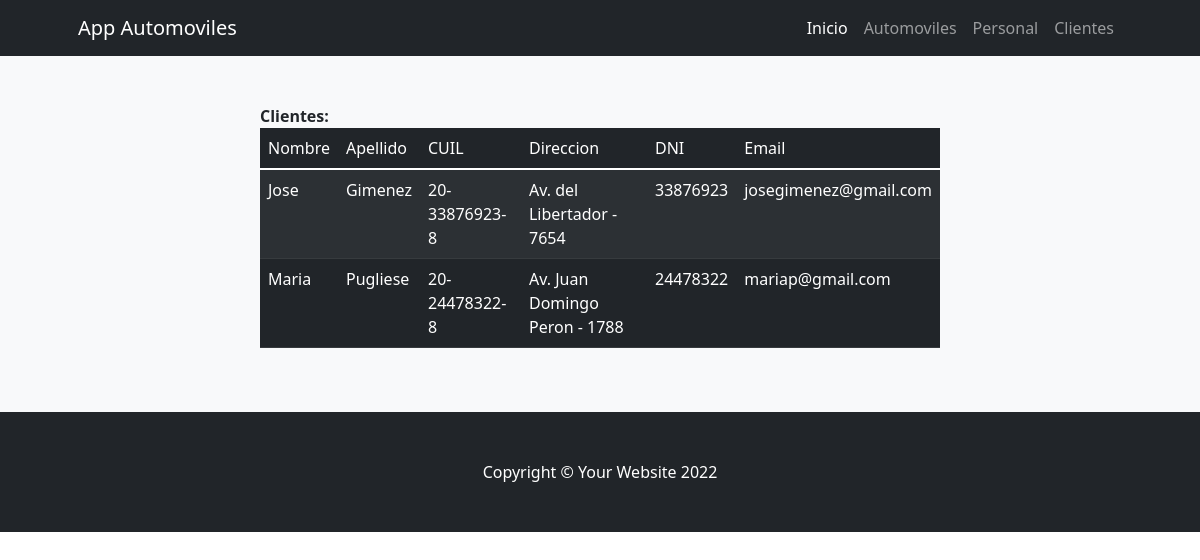
Before: /Appautomoviles/cliente/ with the older database file.
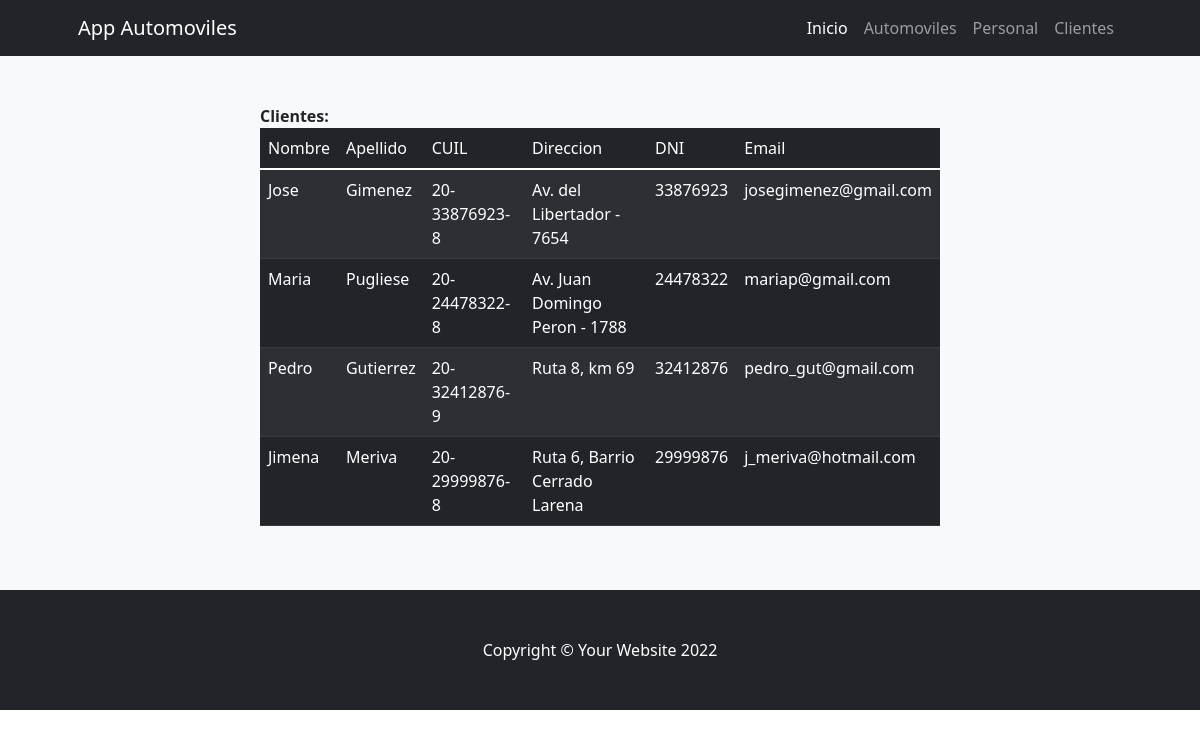
After: the same page with the newer database file.
### Appautomoviles/models.py (models this page shows)
class Cliente(models.Model):
    nombre = models.CharField("Nombre", max_length=30)
    apellido = models.CharField("Apellido", max_length=30)
    cuil = models.CharField("CUIL", max_length=13)
    direccion = models.CharField("Direccion", max_length=50)
    dni = models.CharField("DNI", max_length=8)
    email = models.EmailField(blank=True, null=True)

### Appautomoviles/views.py (the view)
# urls.py: path("cliente/", views.cliente, name="cliente"),
def cliente(request):
    cliente = Cliente.objects.all()
    return render(request, "Appautomoviles/cliente.html", {"cliente": cliente})

### Appautomoviles/templates/Appautomoviles/cliente.html (shortened to what this page needs)
{% extends "Appautomoviles/base.html" %}
{% load static %}
{% block contenidoPagina %}
<section class="bg-light py-5">
    <div class="container px-5">
        <div class="row gx-5 justify-content-center">
            <div class="col-lg-8">
                <b>Clientes:</b>
                    <table class="table table-dark table-striped">
                        <thead>
                            <td>Nombre</td>
                            <td>Apellido</td>
                            <td>CUIL</td>
                            <td>Direccion</td>
                            <td>DNI</td>
                            <td>Email</td>
                        </thead>
                        {% for client in cliente %}
                        <tr>
                            <td> {{client.nombre}} </td>
                            <td> {{client.apellido}} </td>
                            <td> {{client.cuil}} </td>
                            <td> {{client.direccion}} </td>
                            <td> {{client.dni}} </td>
                            <td> {{client.email}} </td>
                        </tr>
                        {% endfor %}
                    </table>
            </div>
        </div>
    </div>
</section>
{% endblock %}

### Appautomoviles/templates/Appautomoviles/base.html (shortened to what this page needs)
{% load static %}
<!DOCTYPE html>
<html lang="es">
    <head>
        <link href="https://cdn.jsdelivr.net/npm/bootstrap-icons@1.4.1/font/bootstrap-icons.css" rel="stylesheet" />
        <link href="{% static 'css/styles.css' %}" rel="stylesheet" />
    </head>
    <body>
        <nav class="navbar navbar-expand-lg navbar-dark bg-dark">
            <div class="container px-5">
                <a class="navbar-brand" href="{% url 'index' %}">App Automoviles</a>
                <div class="collapse navbar-collapse" id="navbarSupportedContent">
                    <ul class="navbar-nav ms-auto mb-2 mb-lg-0">
                        <li class="nav-item"><a class="nav-link active" aria-current="page" href="{% url 'index' %}">Inicio</a></li>
                        <li class="nav-item"><a class="nav-link" href="{% url 'automovil' %}">Automoviles</a></li>
                        <li class="nav-item"><a class="nav-link" href="{% url 'personal' %}">Personal</a></li>
                        <li class="nav-item"><a class="nav-link" href="{% url 'cliente' %}">Clientes</a></li>
                    </ul>
                </div>
            </div>
        </nav>
        {% block contenidoPagina %}
        {% endblock %}
        <footer class="py-5 bg-dark">
            <div class="container px-5"><p class="m-0 text-center text-white">Copyright &copy; Your Website 2022</p></div>
        </footer>
    </body>
</html>

Changed rows visible on the page:
added Cliente: nombre "Pedro", apellido "Gutierrez", cuil "20-32412876-9", direccion "Ruta 8, km 69", dni "32412876", email "pedro_gut@gmail.com"
added Cliente: nombre "Jimena", apellido "Meriva", cuil "20-29999876-8", direccion "Ruta 6, Barrio Cerrado Larena", dni "29999876", email "j_meriva@hotmail.com"
